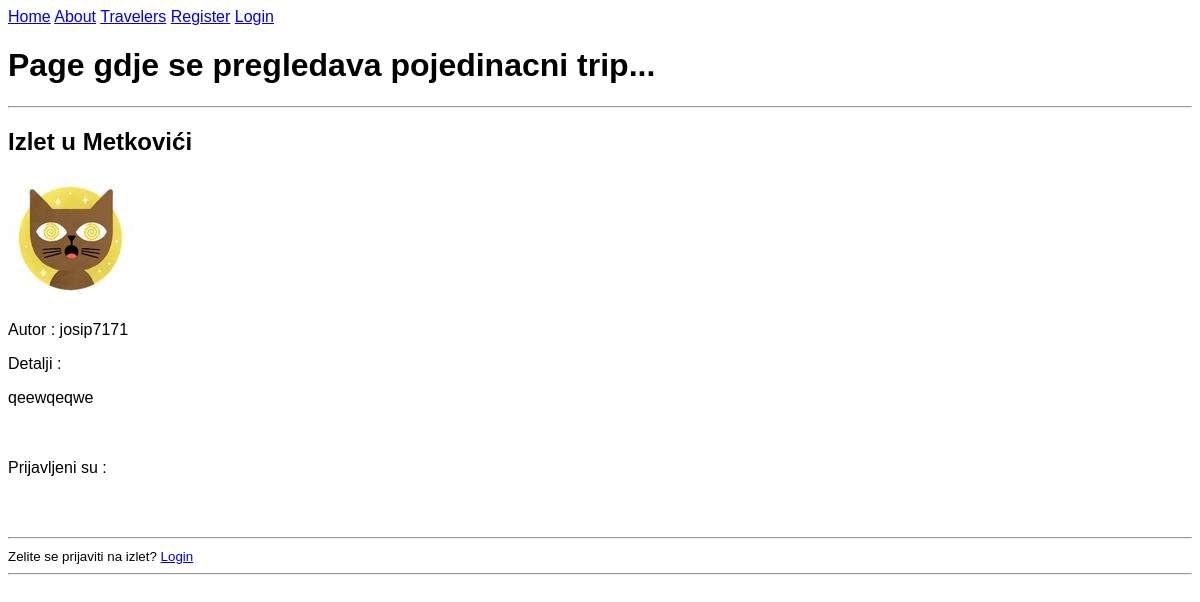
/show_trip/5, run on an earlier commit of the app's database.
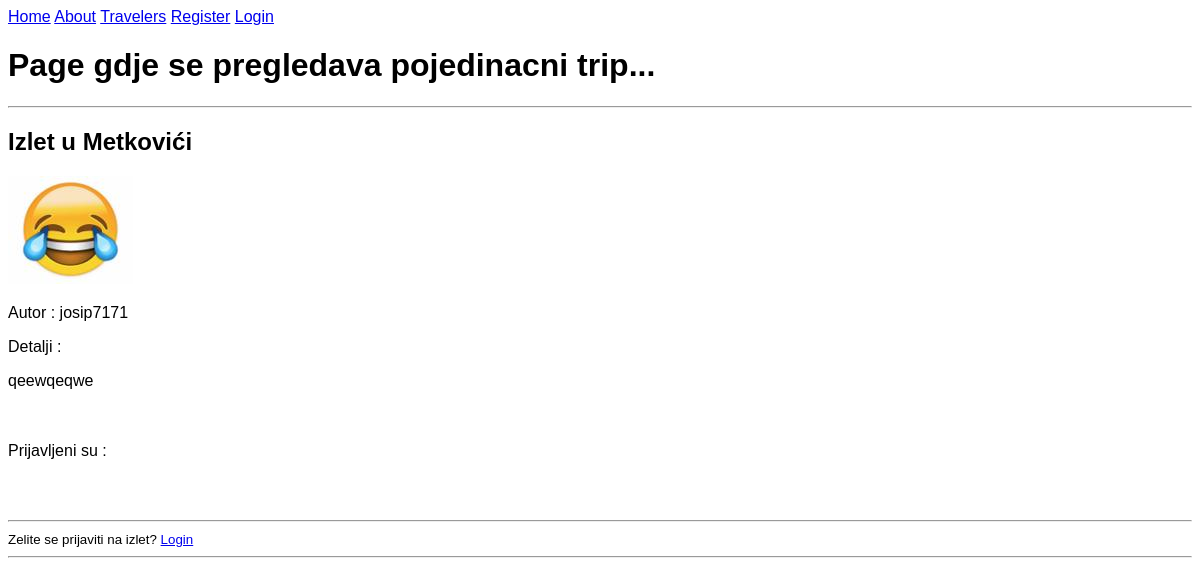
And on a later commit of the database.
### app/models.py (models this page shows, shortened)
class User(db.Model, UserMixin):
    id = db.Column(db.Integer, primary_key=True)
    username = db.Column(db.String(20), unique=True, nullable=False)
    email = db.Column(db.String(50), unique=True, nullable=False)
    image_file = db.Column(db.String(20), nullable=False, default='default.jpg')
    password = db.Column(db.String(60), nullable=False)
    trips = db.relationship('Trip', backref='author', lazy=True)
    trips_joined = db.relationship('Trip', secondary=user_identifier, lazy='subquery',
                                   backref=db.backref('users', lazy=True))

### app/trips/routes.py (the view)
@trips.route("/show_trip/<int:trip_id>")
def show_trip(trip_id):
    selected_trip = Trip.query.get_or_404(trip_id)
    return render_template('show_trip.html', title=selected_trip.location, trip=selected_trip)

### app/templates/show_trip.html (shortened to what this page needs)
{% extends "layout.html" %}
{% block content %}
{% set iterated = {'i': False} %}
<h1>Page gdje se pregledava pojedinacni trip...</h1><hr>
    <article>
        <h2>Izlet u {{ trip.location }}</h2>
        <div>
            <img src="{{ url_for('static', filename='profile_pics/' + trip.author.image_file) }}">
            <p>Autor : {{ trip.author.username }}</p>
            <p>Detalji :</p>
            <article>{{ trip.details }}</article>
            <br><br>
            <p>Prijavljeni su : </p>
            {% set iterated = {'i': False} %}
            <br><br>
            <hr>
            {% if current_user.is_authenticated %}
                {% if current_user == trip.author %}
                <p><i>Vi ste autor putovanja.</i></p>
                <p>Izbrisati putovanje?<a href="{{ url_for('trips.delete_trip', trip=trip.id) }}">Delete</a></p>
                {% elif not iterated.i %}
                <a href="{{ url_for('users.add_traveler', trip_id=trip.id) }}">Prijavi se!</a>
                {% elif  iterated.i %}
                <p><i>Prijavljeni ste na ovaj izlet!</i><br>
                    <a href="{{ url_for('users.remove_traveler', trip_id=trip.id) }}">Odjavi se</a></p>
                {% endif %}
            {% else %}
                <small>Zelite se prijaviti na izlet? <a href="{{ url_for('users.login') }}">Login</a></small>
            {% endif %}
            <hr>
            </div>
        </article>
{% endblock content %}

What changed in the data, as far as the page shows it:
changed User "josip7171": image_file: a different picture
